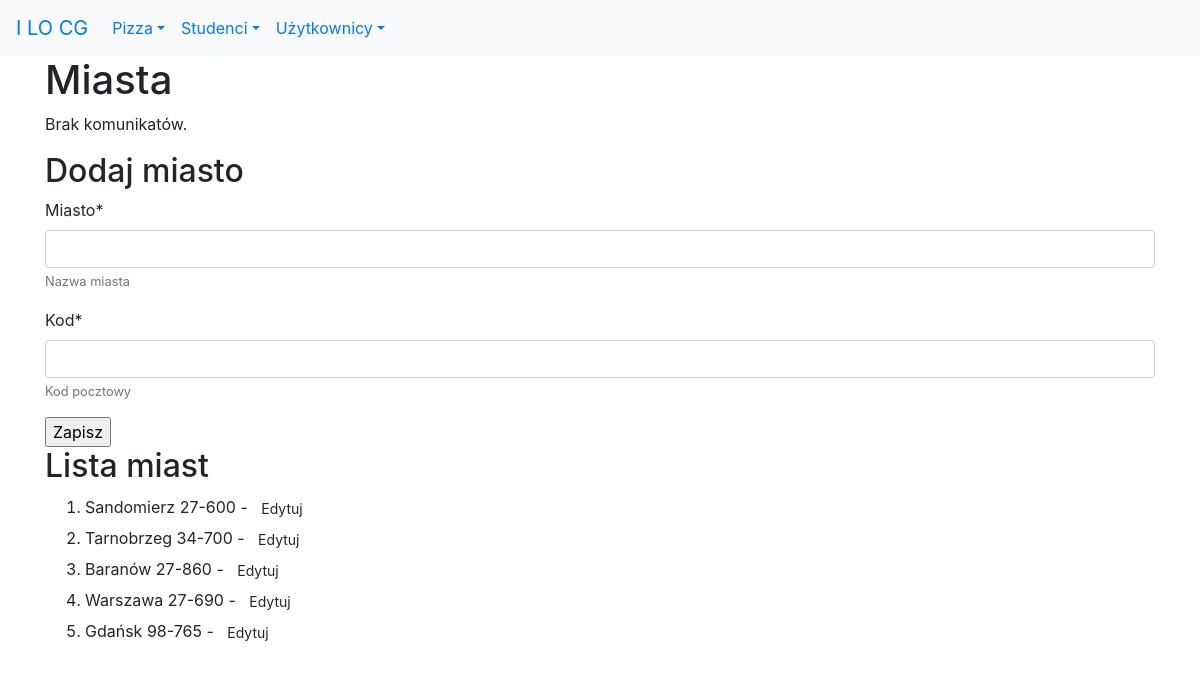
Before: /studenci/miasta/dodaj (signed in) with the older database file.
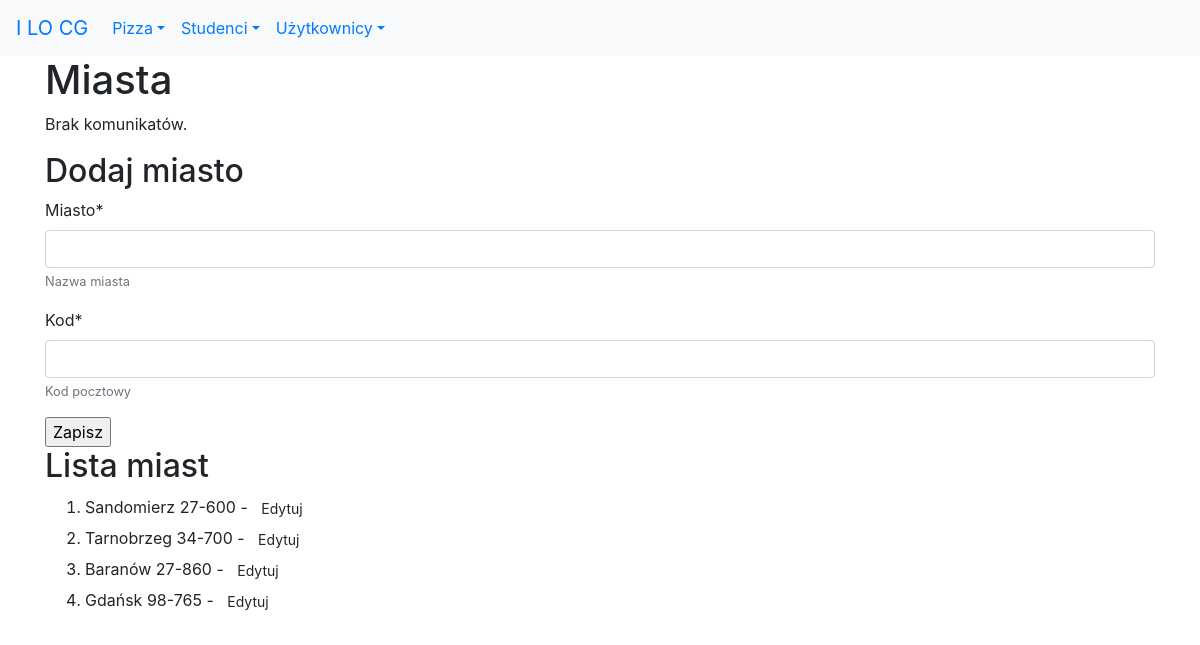
After: the same page with the newer database file.
### studenci/models.py (models this page shows, shortened)
class Miasto(models.Model):
    nazwa = models.CharField(
        verbose_name='miasto',
        max_length=30,
        help_text='Nazwa miasta')
    kod = models.CharField(
        max_length=6,
        help_text='Kod pocztowy')
    class Meta:
        verbose_name_plural = "miasta"

### studenci/views.py (the view, shortened to what this page needs)
# urls.py: path('miasta/dodaj', views.DodajMiasto.as_view(), name='miasta_dodaj'),
@method_decorator(login_required, name='dispatch')
class DodajMiasto(CreateView):
    model = Miasto
    fields = ('nazwa', 'kod')
    template_name = 'studenci/miasto_dodaj.html'
    success_url = reverse_lazy('studenci:miasta_lista')
    def get_context_data(self, **kwargs):
        context = super().get_context_data(**kwargs)
        context['miasta'] = Miasto.objects.all()
        return context

### studenci/templates/studenci/miasto_dodaj.html (shortened to what this page needs)
{% extends 'szablon.html' %}
{% block naglowek %}Miasta{% endblock naglowek %}
{% block tresc %}
    {% load crispy_forms_tags %}
<h2>Dodaj miasto</h2>
            <form method="POST">
                {{ form|crispy }}
            <input type="submit" value="Zapisz"
            </form>
<h2>Lista miast</h2>
<ol>
    {% for miasto in miasta %}
        <li>{{ miasto.nazwa }}&nbsp;{{ miasto.kod }} -
            <a href="{% url 'studenci:miasta_edytuj' miasto.id %}" class="btn btn-sm">Edytuj</a>
        </li>
    {% endfor %}
</ol>
{% endblock tresc %}

Changed rows visible on the page:
removed Miasto: nazwa "Warszawa", kod "27-690"
